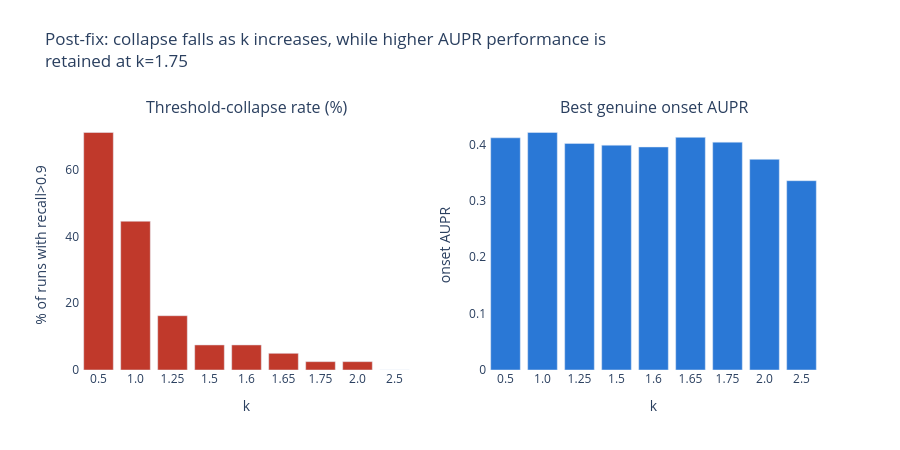

The cell this chart's notebook holds for it:
### Code cell
ks = k_summary_1_3.index.astype(str)

fig = make_subplots(rows=1, cols=2, subplot_titles=("Threshold-collapse rate (%)", "Best genuine onset AUPR"))

fig.add_trace(
    go.Bar(x=ks, y=k_summary_1_3["collapse_rate"] * 100, marker_color="#c0392b", name="Collapse rate"),
    row=1, col=1,
)
fig.add_trace(
    go.Bar(x=ks, y=k_summary_1_3["best_genuine_onset_aupr"], marker_color="#2a78d6", name="Best genuine AUPR"),
    row=1, col=2,
)

fig.update_xaxes(title_text="k", row=1, col=1)
fig.update_xaxes(title_text="k", row=1, col=2)
fig.update_yaxes(title_text="% of runs with recall>0.9", row=1, col=1)
fig.update_yaxes(title_text="onset AUPR", row=1, col=2)

fig.update_layout(
    showlegend=False, width=900, height=450,
    plot_bgcolor="white", paper_bgcolor="white",
    margin=dict(t=120),
    title={
        "text": "Post-fix: collapse falls as k increases, while higher AUPR performance is<br>retained at k=1.75",
        "y": 0.9, "yanchor": "top",
    },
)
fig.show()

### Figure 1 — Plotly figure (JSON) as saved in the notebook; plotly's stock layout.template omitted (floating-point values rounded to 4 significant figures)
{"data": [{"marker": {"color": "#c0392b"}, "name": "Collapse rate", "type": "bar", "x": ["0.5", "1.0", "1.25", "1.5", "1.6", "1.65", "1.75", "2.0", "2.5"], "xaxis": "x", "y": [71.09, 44.53, 16.25, 7.5, 7.5, 5.0, 2.5, 2.5, 0.0], "yaxis": "y"}, {"marker": {"color": "#2a78d6"}, "name": "Best genuine AUPR", "type": "bar", "x": ["0.5", "1.0", "1.25", "1.5", "1.6", "1.65", "1.75", "2.0", "2.5"], "xaxis": "x2", "y": [0.412, 0.4214, 0.4021, 0.3989, 0.3957, 0.4128, 0.4043, 0.3738, 0.3359], "yaxis": "y2"}], "layout": {"annotations": [{"font": {"size": 16}, "showarrow": false, "text": "Threshold-collapse rate (%)", "x": 0.225, "xanchor": "center", "xref": "paper", "y": 1, "yanchor": "bottom", "yref": "paper"}, {"font": {"size": 16}, "showarrow": false, "text": "Best genuine onset AUPR", "x": 0.775, "xanchor": "center", "xref": "paper", "y": 1, "yanchor": "bottom", "yref": "paper"}], "height": 450, "margin": {"t": 120}, "paper_bgcolor": "white", "plot_bgcolor": "white", "showlegend": false, "title": {"text": "Post-fix: collapse falls as k increases, while higher AUPR performance is<br>retained at k=1.75", "y": 0.9, "yanchor": "top"}, "width": 900, "xaxis": {"anchor": "y", "domain": [0, 0.45], "title": {"text": "k"}}, "xaxis2": {"anchor": "y2", "domain": [0.55, 1], "title": {"text": "k"}}, "yaxis": {"anchor": "x", "domain": [0, 1], "title": {"text": "% of runs with recall>0.9"}}, "yaxis2": {"anchor": "x2", "domain": [0, 1], "title": {"text": "onset AUPR"}}}}
